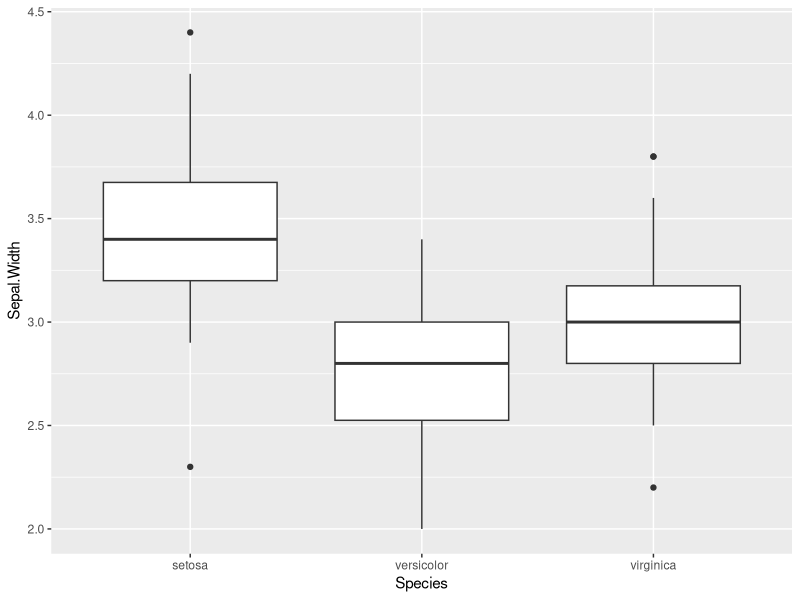
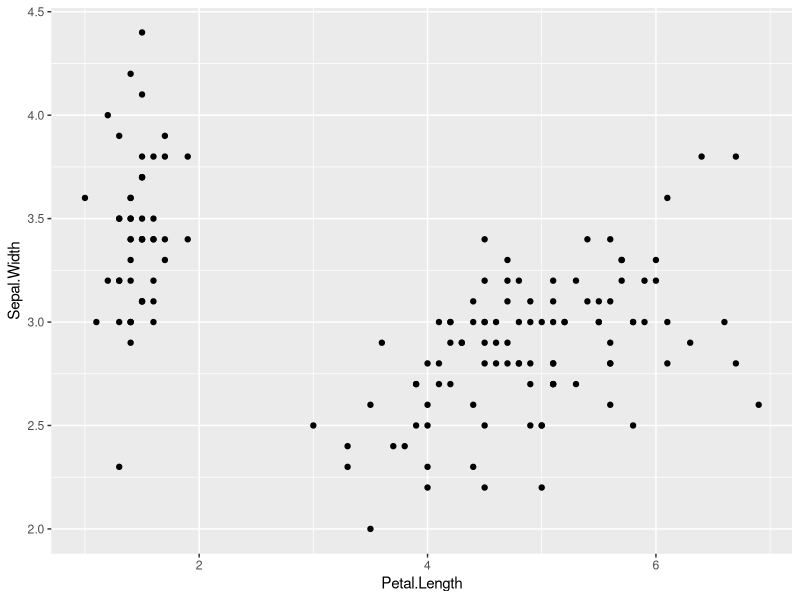

Source code (R) for these figures, in order:
# This is a basic R script, you can execute single lines or marked lines by
# the "Run" command in the upper list or by pressing CTRL+Enter (STRG+Enter on
# German keyboards). 

# The strength of scripts is that they can be ran headless and is best for
# computationally heavy tasks.

rm(list = ls()) # This clear all R-history and should be included in all code
library(dplyr)  # Library for more elegant data handling
library(ggplot2)# Powerful plotting library

# Anything written that is not commented is interpreted as R-code and will be 
# attempted to be ran. 

data(iris)

# Make a boxplot of Sepal.Width for the different Species of irises
ggplot(aes(x=Species, y=Sepal.Width), data=iris) + geom_boxplot()

# The first bit of code ggplot(aes(x=Species, y=Sepal.Width), data=iris) set up 
# the data set that should be handled and what role the different columns have.
# The code bit geom_boxplot() gives the instruction that we want a boxplot.
# The resulting plot appear in the bottom right panel of RStudio. There you also
# have the option exporting the image.

# Let's do a second plot
ggplot(aes(x=Petal.Length, y=Sepal.Width), data=iris) + geom_point()

# The second plot now appears bottom right and to see the previous plot you can
# press the left arrow in the top of the bottom right panel.

# While scripts are great for running in the background, you have already seen
# that 90% of what is written here are comments, which are not so nice to either
# write or read. Therefore we are now switching to a better solution within 
# RStudio, please open Plotting_R_Markdown.Rmd.
